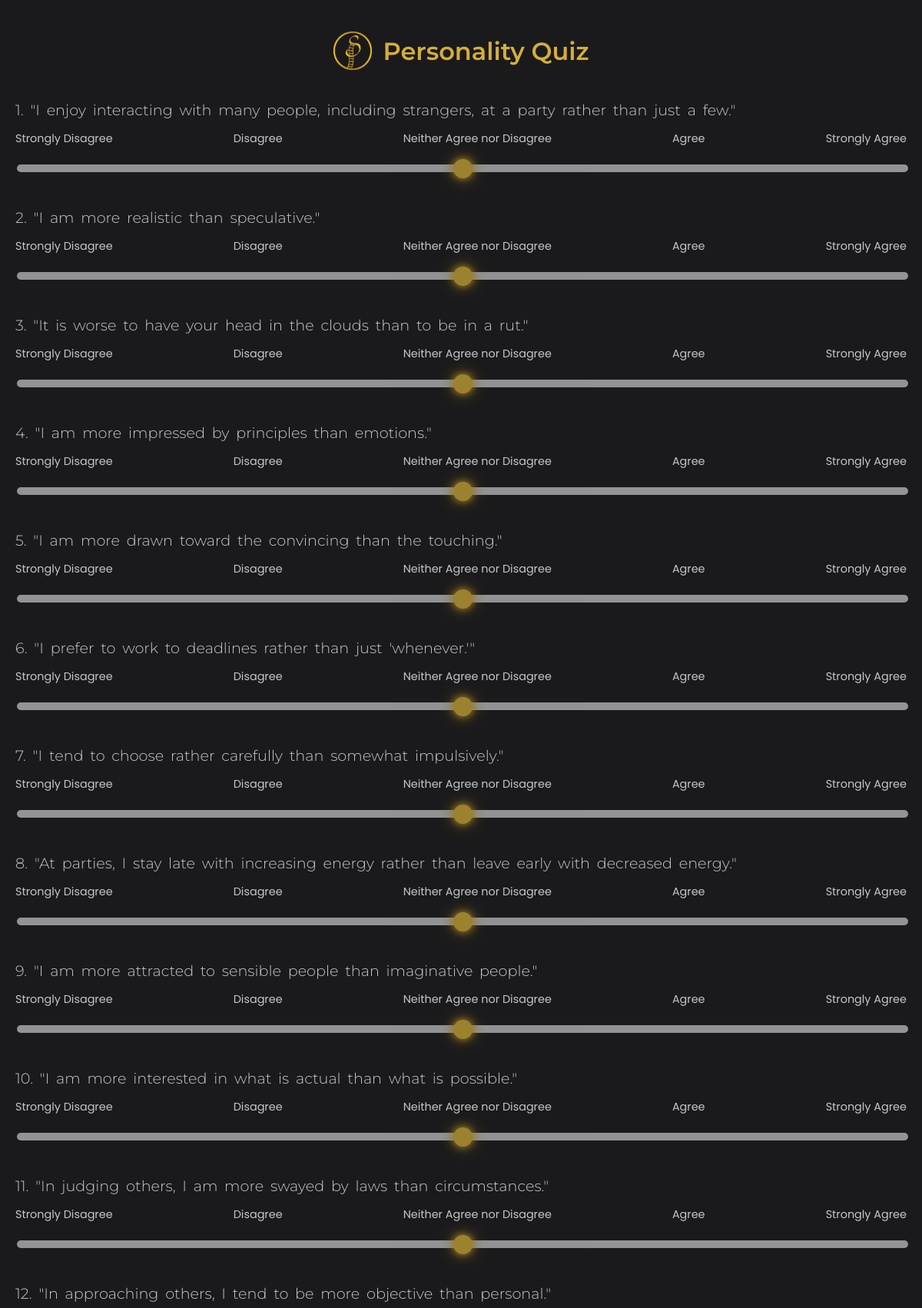
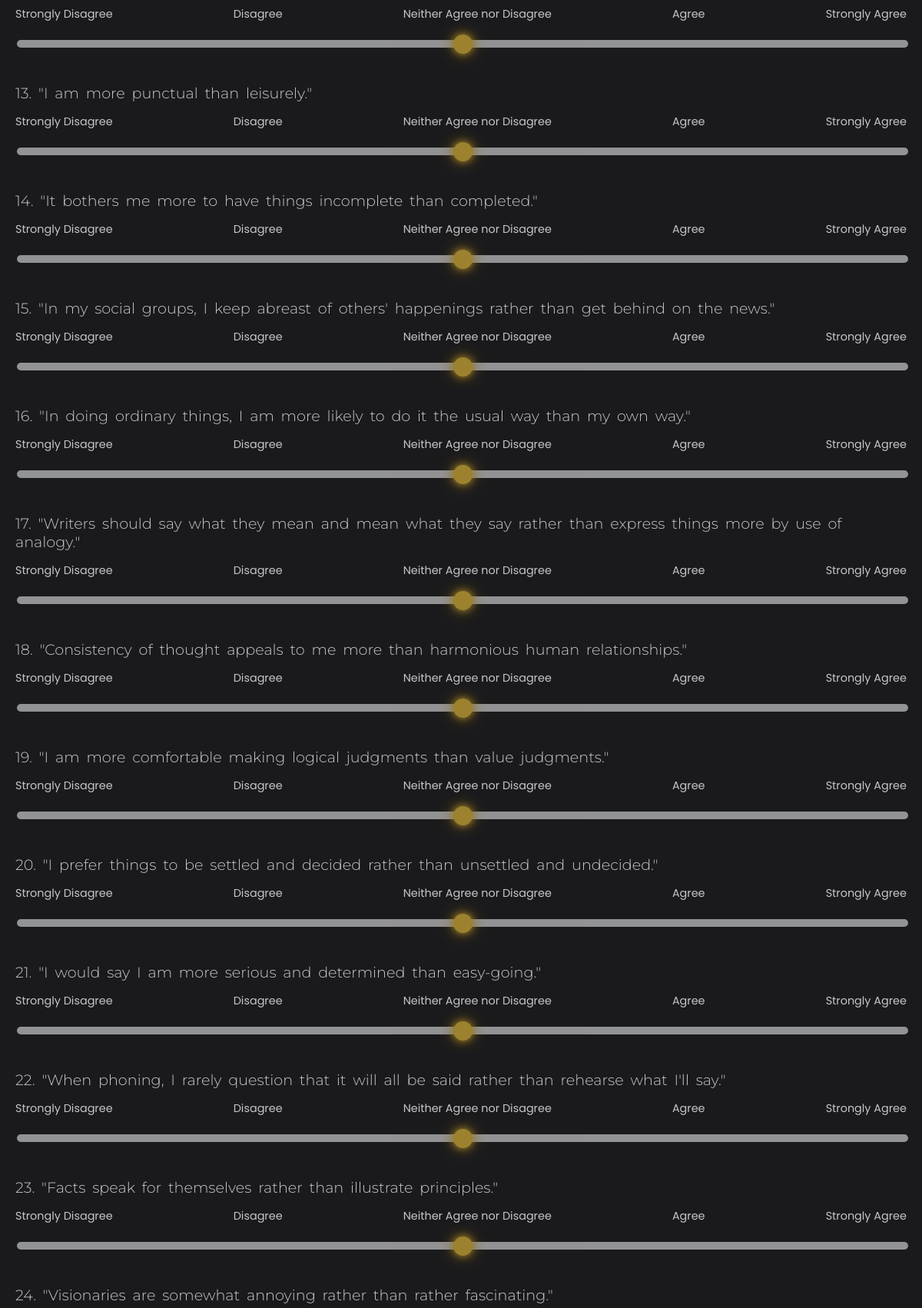
The app's page /personality/ (upper part) with its own data (2 pictures, top to bottom).
### quiz/models.py (models this page shows, shortened)
class Question(models.Model):
    text = models.TextField()

### quiz/views.py (the view)
# urls.py: path('personality/', views.index, name='index'),  # Home page, redirects to quiz
def index(request):
    if request.method == 'POST':
        form = QuizForm(request.POST)
        if form.is_valid():
            answers = list(form.cleaned_data.values())
            personality_code = calculate_points(answers)
            request.session['personality_code'] = personality_code
            return redirect('careerquiz')  # Redirect to career quiz
    else:
        form = QuizForm()
    return render(request, 'index.html', {'form': form})

### quiz/forms.py
class QuizForm(forms.Form):
    from django import forms

### templates/index.html (shortened to what this page needs)
<!DOCTYPE html>
{% load static %}
<html lang="en">
<head>
</head>
<body>
    <h1><img src="{% static 'logo_only-sp.png' %}" alt="Cartoon" class="emoji"> Personality Quiz</h1>
    <form method="post" action="{% url 'index' %}">
        {% for field in form %}
            <div class="slider-container">
                <label for="{{ field.id_for_label }}" class="question-label">{{ field.label }}</label>
                <div class="slider-labels">
                    <span>Strongly Disagree</span>
                    <span>Disagree</span>
                    <span>Neither Agree nor Disagree</span>
                    <span>Agree</span>
                    <span>Strongly Agree</span>
                </div>
                <input type="range" class="slider" min="1" max="5" step="1" value="3" data-input="{{ field.name }}">
            </div>
        {% endfor %}
    </form>
</body>
</html>

### templates/index.html (style rules this page uses)
body { background-color: #1a1a1d; color: #c5c6c7; font-family: 'Poppins', sans-serif; margin: 0; padding: 20px; display: flex; justify-content: center; align-items: center; min-height: 100vh; flex-direction: column; }
h1 { color: #d4af37; font-family: 'Montserrat', sans-serif; font-weight: 600; display: flex; align-items: center; margin-bottom: 40px; }
.emoji { font-size: 2em; margin-right: 15px; width: 50px; height: 50px; }
.slider-container { margin-bottom: 40px; }
.question-label { word-spacing: 0.2em; display: block; margin-bottom: 15px; font-family: 'Montserrat', sans-serif; font-weight: 300; font-size: 1.2em; }
.slider { width: 100%; -webkit-appearance: none; appearance: none; height: 10px; background: #c5c6c7; outline: none; opacity: 0.7; -webkit-transition: .2s; transition: opacity .2s; border-radius: 5px; }
.slider-labels { display: flex; justify-content: space-between; font-size: 0.9em; margin-bottom: 15px; font-family: 'Poppins', sans-serif; font-weight: 400; }

### records on screen
Question: label "1. \"I enjoy interacting with many people, including strangers, at a party rather than just a few.\""
Question: label "2. \"I am more realistic than speculative.\""
Question: label "3. \"It is worse to have your head in the clouds than to be in a rut.\""
Question: label "4. \"I am more impressed by principles than emotions.\""
Question: label "5. \"I am more drawn toward the convincing than the touching.\""
Question: label "6. \"I prefer to work to deadlines rather than just 'whenever.'\""
Question: label "7. \"I tend to choose rather carefully than somewhat impulsively.\""
Question: label "8. \"At parties, I stay late with increasing energy rather than leave early with decreased energy.\""
Question: label "9. \"I am more attracted to sensible people than imaginative people.\""
Question: label "10. \"I am more interested in what is actual than what is possible.\""
Question: label "11. \"In judging others, I am more swayed by laws than circumstances.\""
Question: label "12. \"In approaching others, I tend to be more objective than personal.\""
Question: label "13. \"I am more punctual than leisurely.\""
Question: label "14. \"It bothers me more to have things incomplete than completed.\""
Question: label "15. \"In my social groups, I keep abreast of others' happenings rather than get behind on the news.\""
Question: label "16. \"In doing ordinary things, I am more likely to do it the usual way than my own way.\""
Question: label "17. \"Writers should say what they mean and mean what they say rather than express things more by use of analogy.\""
Question: label "18. \"Consistency of thought appeals to me more than harmonious human relationships.\""
Question: label "19. \"I am more comfortable making logical judgments than value judgments.\""
Question: label "20. \"I prefer things to be settled and decided rather than unsettled and undecided.\""
Question: label "21. \"I would say I am more serious and determined than easy-going.\""
Question: label "22. \"When phoning, I rarely question that it will all be said rather than rehearse what I'll say.\""
Question: label "23. \"Facts speak for themselves rather than illustrate principles.\""
Question: label "24. \"Visionaries are somewhat annoying rather than rather fascinating.\""
